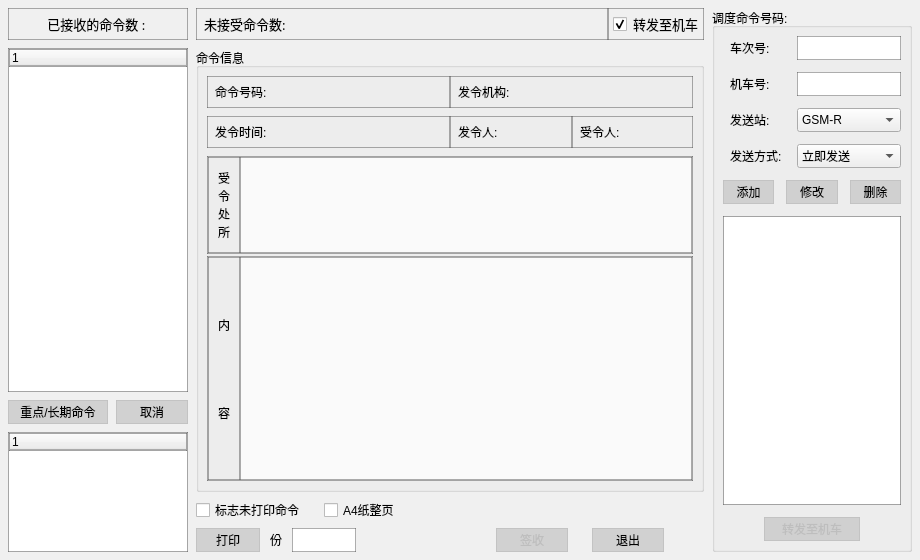
<?xml version="1.0" encoding="UTF-8"?>
<ui version="4.0">
 <class>StaDispatchOrderTKY</class>
 <widget class="QWidget" name="StaDispatchOrderTKY">
  <property name="geometry">
   <rect>
    <x>0</x>
    <y>0</y>
    <width>920</width>
    <height>560</height>
   </rect>
  </property>
  <property name="minimumSize">
   <size>
    <width>920</width>
    <height>560</height>
   </size>
  </property>
  <property name="maximumSize">
   <size>
    <width>920</width>
    <height>560</height>
   </size>
  </property>
  <property name="windowTitle">
   <string>调度命令</string>
  </property>
  <property name="windowIcon">
   <iconset>
    <normaloff>../../../icon/icon.ico</normaloff>../../../icon/icon.ico</iconset>
  </property>
  <property name="styleSheet">
   <string notr="true">QWidget#StaDispatchOrderTKY {
	background-color: rgb(240, 240, 240);
}
QPushButton {
	border: 1px solid rgba(192, 192, 192, 220);
	background-color: rgba(192, 192, 192, 160);
}
QPushButton:hover { 
	border: 1px solid rgba(0, 155, 230, 240);
	background-color: rgba(0, 155, 230, 40);
}
QPushButton:pressed  { 
	border: 1px solid rgba(30, 144, 255, 240);
	background-color: rgba(30, 144, 255, 30);
}
QFrame {
	border: 1px solid rgba(80, 80, 80, 120);
}
QLabel {
	padding: 4px;
}</string>
  </property>
  <layout class="QHBoxLayout" name="horizontalLayout" stretch="0,1,0">
   <property name="spacing">
    <number>8</number>
   </property>
   <property name="leftMargin">
    <number>8</number>
   </property>
   <property name="topMargin">
    <number>8</number>
   </property>
   <property name="rightMargin">
    <number>8</number>
   </property>
   <property name="bottomMargin">
    <number>8</number>
   </property>
   <item>
    <layout class="QVBoxLayout" name="verticalLayout" stretch="0,0,0,0">
     <property name="spacing">
      <number>8</number>
     </property>
     <item>
      <widget class="QLabel" name="receiveLabel">
       <property name="minimumSize">
        <size>
         <width>180</width>
         <height>32</height>
        </size>
       </property>
       <property name="maximumSize">
        <size>
         <width>180</width>
         <height>32</height>
        </size>
       </property>
       <property name="font">
        <font>
         <family>微软雅黑</family>
         <pointsize>10</pointsize>
        </font>
       </property>
       <property name="styleSheet">
        <string notr="true"/>
       </property>
       <property name="frameShape">
        <enum>QFrame::NoFrame</enum>
       </property>
       <property name="frameShadow">
        <enum>QFrame::Sunken</enum>
       </property>
       <property name="text">
        <string>已接收的命令数 : </string>
       </property>
       <property name="alignment">
        <set>Qt::AlignCenter</set>
       </property>
      </widget>
     </item>
     <item>
      <widget class="QTreeWidget" name="receiveTree">
       <property name="minimumSize">
        <size>
         <width>180</width>
         <height>0</height>
        </size>
       </property>
       <property name="maximumSize">
        <size>
         <width>180</width>
         <height>16777215</height>
        </size>
       </property>
       <column>
        <property name="text">
         <string>1</string>
        </property>
       </column>
      </widget>
     </item>
     <item>
      <layout class="QHBoxLayout" name="horizontalLayout_2">
       <property name="spacing">
        <number>8</number>
       </property>
       <property name="leftMargin">
        <number>0</number>
       </property>
       <property name="bottomMargin">
        <number>0</number>
       </property>
       <item>
        <widget class="QPushButton" name="importantBtn">
         <property name="enabled">
          <bool>true</bool>
         </property>
         <property name="minimumSize">
          <size>
           <width>100</width>
           <height>24</height>
          </size>
         </property>
         <property name="maximumSize">
          <size>
           <width>100</width>
           <height>24</height>
          </size>
         </property>
         <property name="text">
          <string>重点/长期命令</string>
         </property>
        </widget>
       </item>
       <item>
        <widget class="QPushButton" name="cancelBtn">
         <property name="minimumSize">
          <size>
           <width>72</width>
           <height>24</height>
          </size>
         </property>
         <property name="maximumSize">
          <size>
           <width>72</width>
           <height>24</height>
          </size>
         </property>
         <property name="text">
          <string>取消</string>
         </property>
        </widget>
       </item>
      </layout>
     </item>
     <item>
      <widget class="QTreeWidget" name="importantTree">
       <property name="minimumSize">
        <size>
         <width>180</width>
         <height>120</height>
        </size>
       </property>
       <property name="maximumSize">
        <size>
         <width>180</width>
         <height>120</height>
        </size>
       </property>
       <column>
        <property name="text">
         <string notr="true">1</string>
        </property>
       </column>
      </widget>
     </item>
    </layout>
   </item>
   <item>
    <layout class="QVBoxLayout" name="verticalLayout_2" stretch="0,1,0,0">
     <property name="spacing">
      <number>8</number>
     </property>
     <item>
      <layout class="QHBoxLayout" name="horizontalLayout_3">
       <property name="spacing">
        <number>0</number>
       </property>
       <item>
        <widget class="QLabel" name="unreceiveLabel">
         <property name="minimumSize">
          <size>
           <width>0</width>
           <height>32</height>
          </size>
         </property>
         <property name="maximumSize">
          <size>
           <width>16777215</width>
           <height>32</height>
          </size>
         </property>
         <property name="font">
          <font>
           <family>微软雅黑</family>
           <pointsize>10</pointsize>
          </font>
         </property>
         <property name="text">
          <string>未接受命令数: </string>
         </property>
        </widget>
       </item>
       <item>
        <widget class="QCheckBox" name="forwardCheckBox">
         <property name="minimumSize">
          <size>
           <width>96</width>
           <height>32</height>
          </size>
         </property>
         <property name="maximumSize">
          <size>
           <width>96</width>
           <height>32</height>
          </size>
         </property>
         <property name="font">
          <font>
           <family>微软雅黑</family>
           <pointsize>10</pointsize>
          </font>
         </property>
         <property name="styleSheet">
          <string notr="true">border: 1px solid rgba(80, 80, 80, 120);
padding: 4px;</string>
         </property>
         <property name="text">
          <string>转发至机车</string>
         </property>
         <property name="checked">
          <bool>true</bool>
         </property>
        </widget>
       </item>
      </layout>
     </item>
     <item>
      <widget class="QGroupBox" name="groupBox">
       <property name="title">
        <string>命令信息</string>
       </property>
       <layout class="QVBoxLayout" name="verticalLayout_4" stretch="0,0,1">
        <property name="spacing">
         <number>8</number>
        </property>
        <property name="leftMargin">
         <number>8</number>
        </property>
        <property name="topMargin">
         <number>8</number>
        </property>
        <property name="rightMargin">
         <number>8</number>
        </property>
        <property name="bottomMargin">
         <number>8</number>
        </property>
        <item>
         <layout class="QHBoxLayout" name="horizontalLayout_5" stretch="1,1">
          <property name="spacing">
           <number>0</number>
          </property>
          <item>
           <widget class="QLabel" name="orderNumLabel">
            <property name="minimumSize">
             <size>
              <width>0</width>
              <height>32</height>
             </size>
            </property>
            <property name="maximumSize">
             <size>
              <width>16777215</width>
              <height>32</height>
             </size>
            </property>
            <property name="text">
             <string>命令号码: </string>
            </property>
           </widget>
          </item>
          <item>
           <widget class="QLabel" name="sendAgencyLabel">
            <property name="minimumSize">
             <size>
              <width>0</width>
              <height>32</height>
             </size>
            </property>
            <property name="maximumSize">
             <size>
              <width>16777215</width>
              <height>32</height>
             </size>
            </property>
            <property name="text">
             <string>发令机构: </string>
            </property>
           </widget>
          </item>
         </layout>
        </item>
        <item>
         <layout class="QHBoxLayout" name="horizontalLayout_6" stretch="2,1,1">
          <property name="spacing">
           <number>0</number>
          </property>
          <item>
           <widget class="QLabel" name="sendTimeLabel">
            <property name="minimumSize">
             <size>
              <width>0</width>
              <height>32</height>
             </size>
            </property>
            <property name="maximumSize">
             <size>
              <width>16777215</width>
              <height>32</height>
             </size>
            </property>
            <property name="text">
             <string>发令时间: </string>
            </property>
           </widget>
          </item>
          <item>
           <widget class="QLabel" name="sendNameLabel">
            <property name="minimumSize">
             <size>
              <width>0</width>
              <height>32</height>
             </size>
            </property>
            <property name="maximumSize">
             <size>
              <width>16777215</width>
              <height>32</height>
             </size>
            </property>
            <property name="text">
             <string>发令人: </string>
            </property>
           </widget>
          </item>
          <item>
           <widget class="QLabel" name="signNameLabel">
            <property name="minimumSize">
             <size>
              <width>0</width>
              <height>32</height>
             </size>
            </property>
            <property name="maximumSize">
             <size>
              <width>16777215</width>
              <height>32</height>
             </size>
            </property>
            <property name="text">
             <string>受令人: </string>
            </property>
           </widget>
          </item>
         </layout>
        </item>
        <item>
         <layout class="QVBoxLayout" name="verticalLayout_5" stretch="0,1">
          <property name="spacing">
           <number>2</number>
          </property>
          <item>
           <widget class="QFrame" name="horizontalFrame_5">
            <layout class="QHBoxLayout" name="horizontalLayout_7">
             <property name="spacing">
              <number>0</number>
             </property>
             <property name="leftMargin">
              <number>0</number>
             </property>
             <property name="topMargin">
              <number>0</number>
             </property>
             <property name="rightMargin">
              <number>0</number>
             </property>
             <property name="bottomMargin">
              <number>0</number>
             </property>
             <item>
              <widget class="QLabel" name="label_9">
               <property name="minimumSize">
                <size>
                 <width>32</width>
                 <height>96</height>
                </size>
               </property>
               <property name="maximumSize">
                <size>
                 <width>32</width>
                 <height>96</height>
                </size>
               </property>
               <property name="text">
                <string>受
令
处
所</string>
               </property>
               <property name="textFormat">
                <enum>Qt::AutoText</enum>
               </property>
               <property name="scaledContents">
                <bool>false</bool>
               </property>
               <property name="alignment">
                <set>Qt::AlignCenter</set>
               </property>
               <property name="wordWrap">
                <bool>false</bool>
               </property>
               <property name="openExternalLinks">
                <bool>false</bool>
               </property>
              </widget>
             </item>
             <item>
              <widget class="QLabel" name="orderedUnitLabel">
               <property name="styleSheet">
                <string notr="true">background-color: rgb(250, 250, 250);
padding: 4px;</string>
               </property>
               <property name="text">
                <string/>
               </property>
               <property name="alignment">
                <set>Qt::AlignLeading|Qt::AlignLeft|Qt::AlignTop</set>
               </property>
              </widget>
             </item>
            </layout>
           </widget>
          </item>
          <item>
           <widget class="QFrame" name="horizontalFrame_6">
            <layout class="QHBoxLayout" name="horizontalLayout_8">
             <property name="spacing">
              <number>0</number>
             </property>
             <property name="leftMargin">
              <number>0</number>
             </property>
             <property name="topMargin">
              <number>0</number>
             </property>
             <property name="rightMargin">
              <number>0</number>
             </property>
             <property name="bottomMargin">
              <number>0</number>
             </property>
             <item>
              <widget class="QLabel" name="label_10">
               <property name="minimumSize">
                <size>
                 <width>32</width>
                 <height>0</height>
                </size>
               </property>
               <property name="maximumSize">
                <size>
                 <width>32</width>
                 <height>16777215</height>
                </size>
               </property>
               <property name="text">
                <string>内





容</string>
               </property>
               <property name="alignment">
                <set>Qt::AlignCenter</set>
               </property>
              </widget>
             </item>
             <item>
              <widget class="QLabel" name="contentLabel">
               <property name="styleSheet">
                <string notr="true">background-color: rgb(250, 250, 250);
padding: 4px;</string>
               </property>
               <property name="text">
                <string/>
               </property>
               <property name="alignment">
                <set>Qt::AlignLeading|Qt::AlignLeft|Qt::AlignTop</set>
               </property>
               <property name="wordWrap">
                <bool>true</bool>
               </property>
              </widget>
             </item>
            </layout>
           </widget>
          </item>
         </layout>
        </item>
       </layout>
      </widget>
     </item>
     <item>
      <layout class="QHBoxLayout" name="horizontalLayout_9">
       <property name="spacing">
        <number>8</number>
       </property>
       <property name="topMargin">
        <number>0</number>
       </property>
       <property name="bottomMargin">
        <number>0</number>
       </property>
       <item>
        <widget class="QCheckBox" name="checkBox_3">
         <property name="minimumSize">
          <size>
           <width>120</width>
           <height>16</height>
          </size>
         </property>
         <property name="maximumSize">
          <size>
           <width>120</width>
           <height>16</height>
          </size>
         </property>
         <property name="text">
          <string>标志未打印命令</string>
         </property>
        </widget>
       </item>
       <item>
        <widget class="QCheckBox" name="checkBox_2">
         <property name="minimumSize">
          <size>
           <width>96</width>
           <height>16</height>
          </size>
         </property>
         <property name="maximumSize">
          <size>
           <width>96</width>
           <height>16</height>
          </size>
         </property>
         <property name="text">
          <string>A4纸整页</string>
         </property>
        </widget>
       </item>
       <item>
        <spacer name="horizontalSpacer">
         <property name="orientation">
          <enum>Qt::Horizontal</enum>
         </property>
         <property name="sizeHint" stdset="0">
          <size>
           <width>40</width>
           <height>20</height>
          </size>
         </property>
        </spacer>
       </item>
      </layout>
     </item>
     <item>
      <layout class="QHBoxLayout" name="horizontalLayout_10">
       <property name="spacing">
        <number>4</number>
       </property>
       <property name="topMargin">
        <number>0</number>
       </property>
       <property name="bottomMargin">
        <number>0</number>
       </property>
       <item>
        <widget class="QPushButton" name="pushButton_3">
         <property name="minimumSize">
          <size>
           <width>64</width>
           <height>24</height>
          </size>
         </property>
         <property name="maximumSize">
          <size>
           <width>64</width>
           <height>24</height>
          </size>
         </property>
         <property name="text">
          <string>打印</string>
         </property>
        </widget>
       </item>
       <item>
        <widget class="QLabel" name="label_11">
         <property name="minimumSize">
          <size>
           <width>24</width>
           <height>24</height>
          </size>
         </property>
         <property name="maximumSize">
          <size>
           <width>24</width>
           <height>24</height>
          </size>
         </property>
         <property name="styleSheet">
          <string notr="true">QLabel{
	border: none;
}</string>
         </property>
         <property name="text">
          <string>份</string>
         </property>
         <property name="alignment">
          <set>Qt::AlignCenter</set>
         </property>
        </widget>
       </item>
       <item>
        <widget class="QLineEdit" name="lineEdit">
         <property name="minimumSize">
          <size>
           <width>64</width>
           <height>24</height>
          </size>
         </property>
         <property name="maximumSize">
          <size>
           <width>64</width>
           <height>24</height>
          </size>
         </property>
         <property name="styleSheet">
          <string notr="true">border: 1px solid rgba(80, 80, 80, 120);</string>
         </property>
        </widget>
       </item>
       <item>
        <spacer name="horizontalSpacer_2">
         <property name="orientation">
          <enum>Qt::Horizontal</enum>
         </property>
         <property name="sizeHint" stdset="0">
          <size>
           <width>40</width>
           <height>20</height>
          </size>
         </property>
        </spacer>
       </item>
       <item>
        <widget class="QPushButton" name="signBtn">
         <property name="enabled">
          <bool>false</bool>
         </property>
         <property name="minimumSize">
          <size>
           <width>72</width>
           <height>24</height>
          </size>
         </property>
         <property name="maximumSize">
          <size>
           <width>72</width>
           <height>24</height>
          </size>
         </property>
         <property name="text">
          <string>签收</string>
         </property>
        </widget>
       </item>
       <item>
        <spacer name="horizontalSpacer_3">
         <property name="orientation">
          <enum>Qt::Horizontal</enum>
         </property>
         <property name="sizeType">
          <enum>QSizePolicy::Fixed</enum>
         </property>
         <property name="sizeHint" stdset="0">
          <size>
           <width>20</width>
           <height>20</height>
          </size>
         </property>
        </spacer>
       </item>
       <item>
        <widget class="QPushButton" name="quitBtn">
         <property name="minimumSize">
          <size>
           <width>72</width>
           <height>24</height>
          </size>
         </property>
         <property name="maximumSize">
          <size>
           <width>72</width>
           <height>24</height>
          </size>
         </property>
         <property name="text">
          <string>退出</string>
         </property>
        </widget>
       </item>
       <item>
        <spacer name="horizontalSpacer_4">
         <property name="orientation">
          <enum>Qt::Horizontal</enum>
         </property>
         <property name="sizeType">
          <enum>QSizePolicy::Fixed</enum>
         </property>
         <property name="sizeHint" stdset="0">
          <size>
           <width>40</width>
           <height>20</height>
          </size>
         </property>
        </spacer>
       </item>
      </layout>
     </item>
    </layout>
   </item>
   <item>
    <widget class="QWidget" name="trainWidget" native="true">
     <layout class="QVBoxLayout" name="verticalLayout_3">
      <property name="spacing">
       <number>0</number>
      </property>
      <property name="leftMargin">
       <number>0</number>
      </property>
      <property name="topMargin">
       <number>0</number>
      </property>
      <property name="rightMargin">
       <number>0</number>
      </property>
      <property name="bottomMargin">
       <number>0</number>
      </property>
      <item>
       <widget class="QGroupBox" name="groupBox_2">
        <property name="minimumSize">
         <size>
          <width>200</width>
          <height>0</height>
         </size>
        </property>
        <property name="maximumSize">
         <size>
          <width>200</width>
          <height>16777215</height>
         </size>
        </property>
        <property name="styleSheet">
         <string notr="true">QLabel{
	border: none;
}</string>
        </property>
        <property name="title">
         <string>调度命令号码:</string>
        </property>
        <layout class="QVBoxLayout" name="verticalLayout_6">
         <property name="spacing">
          <number>12</number>
         </property>
         <property name="leftMargin">
          <number>8</number>
         </property>
         <property name="topMargin">
          <number>8</number>
         </property>
         <property name="rightMargin">
          <number>8</number>
         </property>
         <property name="bottomMargin">
          <number>8</number>
         </property>
         <item>
          <layout class="QGridLayout" name="gridLayout">
           <property name="horizontalSpacing">
            <number>8</number>
           </property>
           <property name="verticalSpacing">
            <number>12</number>
           </property>
           <item row="0" column="0">
            <widget class="QLabel" name="label_3">
             <property name="minimumSize">
              <size>
               <width>0</width>
               <height>24</height>
              </size>
             </property>
             <property name="maximumSize">
              <size>
               <width>16777215</width>
               <height>24</height>
              </size>
             </property>
             <property name="text">
              <string>车次号:</string>
             </property>
            </widget>
           </item>
           <item row="1" column="1">
            <widget class="QLineEdit" name="locomotiveEdit">
             <property name="minimumSize">
              <size>
               <width>0</width>
               <height>24</height>
              </size>
             </property>
             <property name="maximumSize">
              <size>
               <width>16777215</width>
               <height>24</height>
              </size>
             </property>
             <property name="styleSheet">
              <string notr="true">border: 1px solid rgba(80, 80, 80, 120);</string>
             </property>
            </widget>
           </item>
           <item row="0" column="1">
            <widget class="QLineEdit" name="trainNumEdit">
             <property name="minimumSize">
              <size>
               <width>0</width>
               <height>24</height>
              </size>
             </property>
             <property name="maximumSize">
              <size>
               <width>16777215</width>
               <height>24</height>
              </size>
             </property>
             <property name="styleSheet">
              <string notr="true">border: 1px solid rgba(80, 80, 80, 120);</string>
             </property>
            </widget>
           </item>
           <item row="1" column="0">
            <widget class="QLabel" name="label_12">
             <property name="minimumSize">
              <size>
               <width>0</width>
               <height>24</height>
              </size>
             </property>
             <property name="maximumSize">
              <size>
               <width>16777215</width>
               <height>24</height>
              </size>
             </property>
             <property name="text">
              <string>机车号:</string>
             </property>
            </widget>
           </item>
           <item row="2" column="0">
            <widget class="QLabel" name="label_13">
             <property name="minimumSize">
              <size>
               <width>0</width>
               <height>24</height>
              </size>
             </property>
             <property name="maximumSize">
              <size>
               <width>16777215</width>
               <height>24</height>
              </size>
             </property>
             <property name="text">
              <string>发送站:</string>
             </property>
            </widget>
           </item>
           <item row="3" column="0">
            <widget class="QLabel" name="label_14">
             <property name="minimumSize">
              <size>
               <width>0</width>
               <height>24</height>
              </size>
             </property>
             <property name="maximumSize">
              <size>
               <width>16777215</width>
               <height>24</height>
              </size>
             </property>
             <property name="text">
              <string>发送方式:</string>
             </property>
            </widget>
           </item>
           <item row="2" column="1">
            <widget class="QComboBox" name="comboBox">
             <property name="minimumSize">
              <size>
               <width>0</width>
               <height>24</height>
              </size>
             </property>
             <property name="maximumSize">
              <size>
               <width>16777215</width>
               <height>24</height>
              </size>
             </property>
             <item>
              <property name="text">
               <string>GSM-R</string>
              </property>
             </item>
             <item>
              <property name="text">
               <string>450M</string>
              </property>
             </item>
            </widget>
           </item>
           <item row="3" column="1">
            <widget class="QComboBox" name="comboBox_2">
             <property name="minimumSize">
              <size>
               <width>0</width>
               <height>24</height>
              </size>
             </property>
             <property name="maximumSize">
              <size>
               <width>16777215</width>
               <height>24</height>
              </size>
             </property>
             <item>
              <property name="text">
               <string>立即发送</string>
              </property>
             </item>
            </widget>
           </item>
          </layout>
         </item>
         <item>
          <layout class="QHBoxLayout" name="horizontalLayout_11">
           <property name="spacing">
            <number>12</number>
           </property>
           <item>
            <widget class="QPushButton" name="addBtn">
             <property name="minimumSize">
              <size>
               <width>0</width>
               <height>24</height>
              </size>
             </property>
             <property name="maximumSize">
              <size>
               <width>16777215</width>
               <height>24</height>
              </size>
             </property>
             <property name="text">
              <string>添加</string>
             </property>
            </widget>
           </item>
           <item>
            <widget class="QPushButton" name="changeBtn">
             <property name="minimumSize">
              <size>
               <width>0</width>
               <height>24</height>
              </size>
             </property>
             <property name="maximumSize">
              <size>
               <width>16777215</width>
               <height>24</height>
              </size>
             </property>
             <property name="text">
              <string>修改</string>
             </property>
            </widget>
           </item>
           <item>
            <widget class="QPushButton" name="deleteBtn">
             <property name="minimumSize">
              <size>
               <width>0</width>
               <height>24</height>
              </size>
             </property>
             <property name="maximumSize">
              <size>
               <width>16777215</width>
               <height>24</height>
              </size>
             </property>
             <property name="text">
              <string>删除</string>
             </property>
            </widget>
           </item>
          </layout>
         </item>
         <item>
          <widget class="CTCWindows::Control::TableView" name="forwardTable"/>
         </item>
         <item>
          <layout class="QHBoxLayout" name="horizontalLayout_12">
           <property name="spacing">
            <number>0</number>
           </property>
           <property name="topMargin">
            <number>0</number>
           </property>
           <property name="bottomMargin">
            <number>0</number>
           </property>
           <item>
            <widget class="QPushButton" name="forwardBtn">
             <property name="enabled">
              <bool>false</bool>
             </property>
             <property name="minimumSize">
              <size>
               <width>96</width>
               <height>24</height>
              </size>
             </property>
             <property name="maximumSize">
              <size>
               <width>96</width>
               <height>24</height>
              </size>
             </property>
             <property name="text">
              <string>转发至机车</string>
             </property>
            </widget>
           </item>
          </layout>
         </item>
        </layout>
       </widget>
      </item>
     </layout>
    </widget>
   </item>
  </layout>
 </widget>
 <layoutdefault spacing="6" margin="11"/>
 <customwidgets>
  <customwidget>
   <class>CTCWindows::Control::TableView</class>
   <extends>QTableWidget</extends>
   <header location="global">CTCMainWindow\CustomControl\TableView.h</header>
  </customwidget>
 </customwidgets>
 <resources/>
 <connections/>
</ui>
